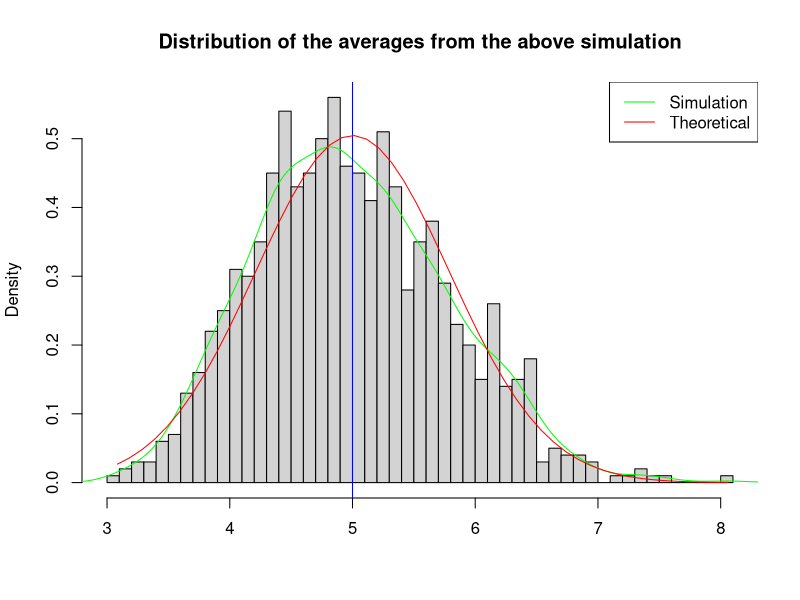
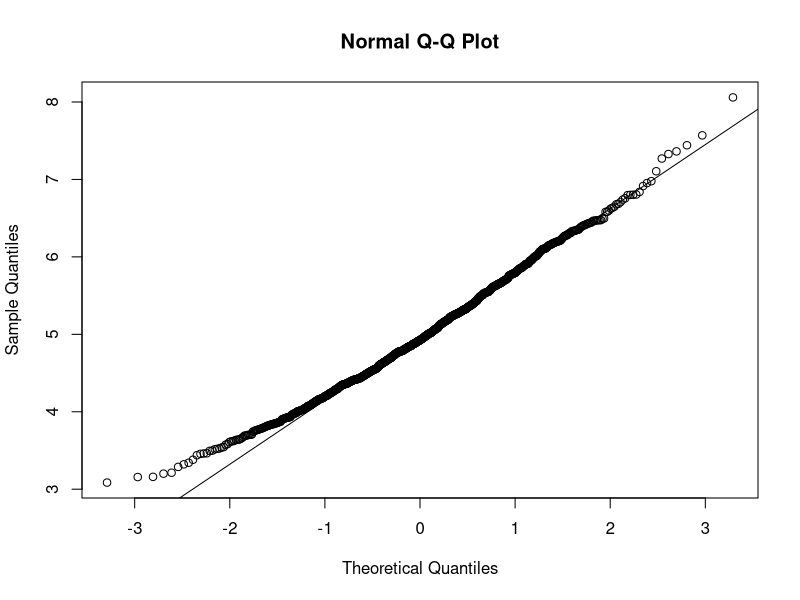

Recreate these plots in R, in order.
## ---- chunk 1
# Variables used in simulation
set.seed(1)
noSim <- 1000
lambda <- 0.2
expSize <- 40

# Simulation
pexp <- matrix(rexp(noSim*expSize,rate=lambda),noSim,expSize)

# Obbtain the mean of each row of the matrix
pRowMean <- rowMeans(pexp)

# Plot the histogram
hist(pRowMean,main="Distribution of the averages from the above simulation",breaks=50,prob=TRUE, xlab="")

# Density of averages
lines(density(pRowMean),col='green')

# Theoretical center of the distribution
abline(v=1/lambda,col="blue")

# Theoretical density of the averages of the samples
x <- seq(min(pRowMean),max(pRowMean),length=50)
y <- dnorm(x,mean=1/lambda,sd=(1/lambda/sqrt(expSize)))
lines(x,y,col='red')
legend('topright',c('Simulation','Theoretical'),col=c('green','red'),lty=c(1,1))
## ---- chunk 2
mean(pexp)
## ---- chunk 3
1/(((lambda)**2)*expSize)
## ---- chunk 4
qqnorm(pRowMean)
qqline(pRowMean)
